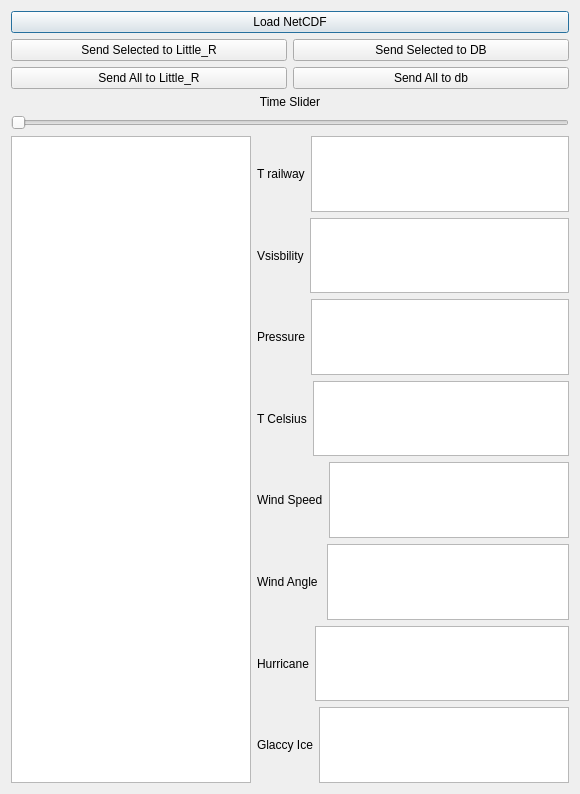
<?xml version="1.0" encoding="UTF-8"?>
<ui version="4.0">
 <class>Special_param_dlg</class>
 <widget class="QDialog" name="Special_param_dlg">
  <property name="geometry">
   <rect>
    <x>0</x>
    <y>0</y>
    <width>580</width>
    <height>794</height>
   </rect>
  </property>
  <property name="windowTitle">
   <string>Dialog</string>
  </property>
  <layout class="QVBoxLayout" name="verticalLayout">
   <item>
    <widget class="QPushButton" name="pushButton_loadNetCDF">
     <property name="text">
      <string>Load NetCDF</string>
     </property>
    </widget>
   </item>
   <item>
    <layout class="QHBoxLayout" name="horizontalLayout_12">
     <item>
      <widget class="QPushButton" name="pushButtonSendSelectedLittle_r_ASCII">
       <property name="text">
        <string>Send Selected to Little_R</string>
       </property>
      </widget>
     </item>
     <item>
      <widget class="QPushButton" name="pushButtonSendSelectedToDB">
       <property name="text">
        <string>Send Selected to DB</string>
       </property>
      </widget>
     </item>
    </layout>
   </item>
   <item>
    <layout class="QHBoxLayout" name="horizontalLayout_9">
     <item>
      <widget class="QPushButton" name="pushButtonSendAllLittle_R">
       <property name="text">
        <string>Send All to Little_R</string>
       </property>
      </widget>
     </item>
     <item>
      <widget class="QPushButton" name="pushButtonSendAlltoDB">
       <property name="text">
        <string>Send All to db</string>
       </property>
      </widget>
     </item>
    </layout>
   </item>
   <item>
    <widget class="QLabel" name="label_timeslider">
     <property name="text">
      <string>Time Slider</string>
     </property>
     <property name="alignment">
      <set>Qt::AlignCenter</set>
     </property>
    </widget>
   </item>
   <item>
    <widget class="QSlider" name="horizontalSlider_Time">
     <property name="enabled">
      <bool>false</bool>
     </property>
     <property name="orientation">
      <enum>Qt::Horizontal</enum>
     </property>
    </widget>
   </item>
   <item>
    <layout class="QHBoxLayout" name="horizontalLayout">
     <item>
      <widget class="QTableWidget" name="tableWidget">
       <property name="sortingEnabled">
        <bool>true</bool>
       </property>
      </widget>
     </item>
     <item>
      <layout class="QVBoxLayout" name="verticalLayout_2">
       <item>
        <layout class="QHBoxLayout" name="horizontalLayout_8">
         <item>
          <widget class="QLabel" name="label_5">
           <property name="text">
            <string>T railway</string>
           </property>
          </widget>
         </item>
         <item>
          <widget class="QTextEdit" name="textEdit_railway">
           <property name="readOnly">
            <bool>true</bool>
           </property>
          </widget>
         </item>
        </layout>
       </item>
       <item>
        <layout class="QHBoxLayout" name="horizontalLayout_10">
         <item>
          <widget class="QLabel" name="label_8">
           <property name="text">
            <string>Vsisbility</string>
           </property>
          </widget>
         </item>
         <item>
          <widget class="QTextEdit" name="textEdit_visibility">
           <property name="readOnly">
            <bool>true</bool>
           </property>
          </widget>
         </item>
        </layout>
       </item>
       <item>
        <layout class="QHBoxLayout" name="horizontalLayout_6">
         <item>
          <widget class="QLabel" name="label_4">
           <property name="text">
            <string>Pressure</string>
           </property>
          </widget>
         </item>
         <item>
          <widget class="QTextEdit" name="textEdit_Pressure">
           <property name="readOnly">
            <bool>true</bool>
           </property>
          </widget>
         </item>
        </layout>
       </item>
       <item>
        <layout class="QHBoxLayout" name="horizontalLayout_5">
         <item>
          <widget class="QLabel" name="label_3">
           <property name="text">
            <string>T Celsius</string>
           </property>
          </widget>
         </item>
         <item>
          <widget class="QTextEdit" name="textEdit_Temperature">
           <property name="readOnly">
            <bool>true</bool>
           </property>
          </widget>
         </item>
        </layout>
       </item>
       <item>
        <layout class="QHBoxLayout" name="horizontalLayout_3">
         <item>
          <widget class="QLabel" name="label">
           <property name="text">
            <string>Wind Speed</string>
           </property>
          </widget>
         </item>
         <item>
          <widget class="QTextEdit" name="textEdit_wind_speed">
           <property name="readOnly">
            <bool>true</bool>
           </property>
          </widget>
         </item>
        </layout>
       </item>
       <item>
        <layout class="QHBoxLayout" name="horizontalLayout_11">
         <item>
          <widget class="QLabel" name="label_7">
           <property name="text">
            <string>Wind Angle </string>
           </property>
          </widget>
         </item>
         <item>
          <widget class="QTextEdit" name="textEdit_windAngle"/>
         </item>
        </layout>
       </item>
       <item>
        <layout class="QHBoxLayout" name="horizontalLayout_7">
         <item>
          <widget class="QLabel" name="label_6">
           <property name="text">
            <string>Hurricane</string>
           </property>
          </widget>
         </item>
         <item>
          <widget class="QTextEdit" name="textEdit_hurricane"/>
         </item>
        </layout>
       </item>
       <item>
        <layout class="QHBoxLayout" name="horizontalLayout_4">
         <item>
          <widget class="QLabel" name="label_2">
           <property name="text">
            <string>Glaccy Ice</string>
           </property>
          </widget>
         </item>
         <item>
          <widget class="QTextEdit" name="textEdit_GlaccyIce">
           <property name="readOnly">
            <bool>true</bool>
           </property>
          </widget>
         </item>
        </layout>
       </item>
      </layout>
     </item>
     <item>
      <layout class="QHBoxLayout" name="horizontalLayout_2"/>
     </item>
    </layout>
   </item>
  </layout>
 </widget>
 <resources/>
 <connections/>
</ui>
